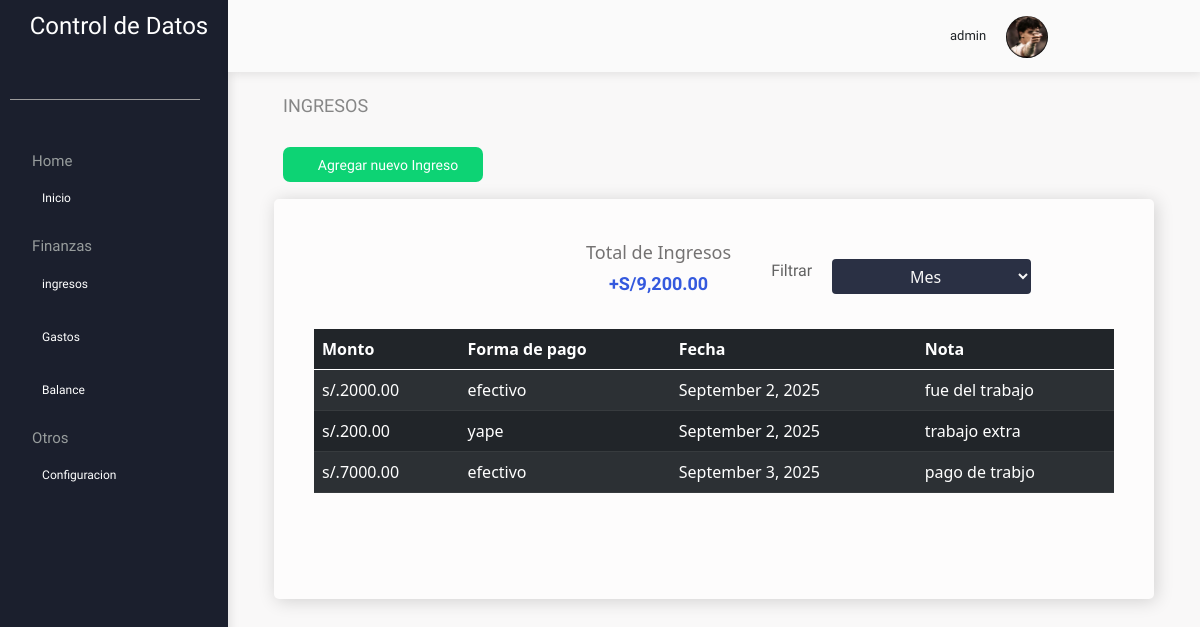
/ingreso.php (signed in), run on the app's committed database.
### tables this page shows
CREATE TABLE `ingresos` (
  `id_ingreso` int(11) NOT NULL,
  `id_usuario` int(11) DEFAULT NULL,
  `monto` decimal(10,2) DEFAULT NULL,
  `forma_pago` varchar(50) DEFAULT NULL,
  `fecha` date DEFAULT NULL,
  `nota` varchar(100) DEFAULT NULL
);

### modelo/tableIngreso.php (the view, shortened to what this page needs)
<?php
global $connection;
$id_usu = $_SESSION['id_usuario'];
$query = "SELECT i.monto, i.forma_pago, i.fecha, i.nota
          FROM ingresos AS i
          JOIN usuarios AS u ON i.id_usuario = u.id_usuario
          WHERE i.id_usuario = '$id_usu'";
$resultado = mysqli_query($connection, $query);
while ($fila = mysqli_fetch_assoc($resultado)) {
    $monto = $fila['monto'];
    $formaPago = $fila['forma_pago'];
    $fecha = $fila['fecha'];
    $nota = $fila['nota'];
    $fechaDateTime = new DateTime($fecha);
    $locale = Locale::getDefault();
    $formatter = new IntlDateFormatter($locale, IntlDateFormatter::LONG, IntlDateFormatter::NONE);
    $fechaFormateada = $formatter->format($fechaDateTime);
    ?>
    <tr>
        <td>s/.<?php echo $monto; ?></td>
        <td><?php echo $formaPago; ?></td>
        <td><?php echo $fechaFormateada; ?></td>
        <td><?php echo $nota; ?></td>
    </tr>
    <?php
}
?>

### ingreso.php (shortened to what this page needs)
<?php
    $nombre = $_SESSION['nombre'];
    $fotoPerfil = $_SESSION['foto_perfil'];
    $rutaFotoPerfil = "fotos/" . $fotoPerfil;
?>
<!DOCTYPE html>
<html lang="en">
<head>
    <link rel="stylesheet" href="css/reset.css">
    <link rel="stylesheet" href="bootstrap/css/bootstrap.css">
    <link rel="stylesheet" href="bootstrap/js/bootstrap.min.js">
    <link rel="stylesheet" href="css/gasto/mobile.css">
    <link rel="stylesheet" href="css/ingresos/ingreso.css">
    <link rel='stylesheet' href='https://cdn-uicons.flaticon.com/uicons-thin-straight/css/uicons-thin-straight.css'>
    <link rel='stylesheet' href='https://cdn-uicons.flaticon.com/uicons-thin-rounded/css/uicons-thin-rounded.css'>
    <link rel='stylesheet' href='https://cdn-uicons.flaticon.com/uicons-regular-rounded/css/uicons-regular-rounded.css'>
    <link rel='stylesheet' href='https://cdn-uicons.flaticon.com/uicons-solid-rounded/css/uicons-solid-rounded.css'>
    <link rel='stylesheet' href='https://cdn-uicons.flaticon.com/uicons-bold-rounded/css/uicons-bold-rounded.css'>
</head>
<body>
    <header>
        <nav class="navcontainer">
            <div class="logo">
                <figure class="logo__icon">
                </figure>
                <p class="logo__text">Control de Datos</p>
            </div>
            <span class="navcontainer__line"></span>
            <ul class="list">
                <span class="list__title">Home</span>
                <li class="list__item">
                    <a href="./inicio.php" class="list__link">
                        <p>Inicio</p>
                    </a>
                </li>
                <span class="list__title">Finanzas</span>
                <li class="list__item">
                    <a href="./ingreso.php" class="list__link">
                        <p>ingresos</p>
                    </a>
                </li>
                <li class="list__item">
                    <a href="./gasto.php" class="list__link">
                        <p>Gastos</p>
                    </a>
                </li>
                <li class="list__item">
                    <a href="./balance.php" class="list__link">
                        <p>Balance</p>
                    </a>
                </li>
                <span class="list__title">Otros</span>
                <li class="list__item">
                    <a href="configuracion.php" class="list__link">
                        <p>Configuracion</p>
                    </a>
                </li>
            </ul>
        </nav>
    </header>
    <main>
        <div class="head-container">
            <div class="user">
                <p class="user__name"><?php echo $nombre;?></p>
                <div class="user__img">
                    <img src="<?php echo $rutaFotoPerfil;?>" alt="" class="image">
                </div>
            </div>
        </div>
        <section class="spend">
            <p class="spend__title">INGRESOS</p>
            <div class="btn-container">
                <button class="btn-container__btn" id="openModalBtn">
                    <p>Agregar nuevo Ingreso</p>
                </button>
            </div>
            <div class="table-container">
                <div class="container">
                    <div class="table-container__information">
                        <div class="table-container__texts">
                            <p>Total de Ingresos</p>
                            <p class="text">+<span>S/</span><?php require 'modelo/totalIngreso.php' ?></p>
                        </div>
                    </div>
                    <div class="table-container__cta">
                        <p>Filtrar</p>
                        <select class="select-container" id="input-select">
                            <option selected disabled>Mes</option>
                        </select>
                    </div>
                </div>
                <div class="table-container__table">
                    <table class="table table-dark table-striped">
                        <thead>
                            <th>Monto</th>
                            <th>Forma de pago</th>
                            <th>Fecha</th>
                            <th>Nota</th>
                        </thead>
                        <tbody id="gastos-table-body">
                            <?php require 'modelo/tableIngreso.php'?>
                        </tbody>
                    </table>
                </div>
            </div>
        </section>
    </main>
</body>
</html>

### modelo/totalIngreso.php (shortened to what this page needs)
<?php
$id_usu = $_SESSION['id_usuario'];
global $connection;
$query = "SELECT SUM(monto) AS total FROM ingresos WHERE id_usuario = '$id_usu'";
$resultado = mysqli_query($connection, $query);
$fila = mysqli_fetch_assoc($resultado);
$totalIngresos = $fila['total'];
$totalIngresosFormateado = number_format($totalIngresos, 2);
echo $totalIngresosFormateado;
?>

### css/ingresos/ingreso.css (style rules this page uses)
body { display: flex; height: 100vh; background: #f9f8f8; }
main { width: 100vw; }
.navcontainer { height: 100%; width: 228px; background: #1B1F2D; padding: .1px; box-shadow: 2px 2px 10px rgba(0, 0, 0,.10); }
.logo { display: flex; justify-content: center; width: 100%; }
.logo__text { color: #fff; font-size: 1.50rem; text-align: center; font-family: 'B612', sans-serif; margin-top: 8px; }
.navcontainer__line { display: block; border-bottom: 1.89px solid #9C9B9B; text-align: center; width: 190px; margin: 0px 10px 0px 10px; }
.list { display: flex; flex-direction: column; align-items: flex-start; margin-top: 50px; list-style: none; gap: 10px; margin-left: 0; }
.list__title { font-size: 15px; font-family: 'B612', sans-serif; color: #c7cdc8b8; }
.list__link { display: flex; text-decoration: none; gap: 8px; width: 200px; padding: 2px; }
.list__link p { font-size: 12px; margin-top: 5px; color: #fff; font-family: 'B612', sans-serif; }
.head-container { display: flex; justify-content: end; width:100%; height: 4.5rem; background: #FAFAFA; box-shadow: 2px 2px 10px rgba(0, 0, 0,.10); align-items: center; }
.user { display: flex; gap:20px; width: 250px; }
.user__img { height: 42px; width: 42px; margin-top: 5px; }
.image { width: 100%; height: 100%; object-fit: cover; border-radius: 50px; }
.user__name { padding-top: 15px; font-family: 'B612', sans-serif; font-size: 13px; }
.spend { display: flex; flex-direction: column; gap: 2px; }
.spend__title { font-size: 18px; font-family: 'B612', sans-serif; margin-top: 20px; color: #868686; margin-left: 55px; }
.btn-container { margin-left: 55px; }
.btn-container__btn { display: flex; justify-content: center; align-items: center; gap: 10px; padding-top: 6px; border: none; text-align: center; border-radius: 7px; width: 200px; height: 35px; background: #0DD374; margin-bottom: 15px; margin-top: 10px; }
.btn-container__btn p { color: #fff; text-align: center; font-family: 'B612', sans-serif; font-size: 14px; margin-top: 12px; }
.table-container { display: flex; gap: 10px; flex-direction: column; height: 400px; max-height: 400px; min-height: 400; width: 55rem; padding: 40px; background: #FDFCFC; box-shadow: 2px 2px 18px rgba(0, 0, 0,.16); border-radius: 5px; margin: auto; }
.container { display: flex; gap: 40px; width: 600px; height: 60px; margin-left: 250px; }
.table-container__information { display: flex; gap: 10px; }
.table-container__texts { display: flex; flex-direction: column; gap: 2px; }
.table-container__texts p { color: #747272; font-size: 18px; text-align: center; }
p.text { margin-top: -14px; color: #3459DE; font-family: 'B612', sans-serif; font-weight: bold; }
.table-container__table { margin-top: 20px; }
.table-container__cta { margin-top: 20px; display: flex; height: 35px; width: 260px; gap:20px; }
.table-container__cta p { color: #626262; font-family: 'B612', sans-serif; }
.table-container__cta select { height: 100%; width: 100%; background: #2A3044; border-radius: 4px; color:#f9f8f8; border: none; }
.table-container__cta select option { text-align: center; }
.table-container__table { overflow-y: auto; }
.table-container__table thead { position: sticky; top: 0; }

### data on the page
ingresos: monto "2000.00", forma_pago "efectivo", fecha "September 2, 2025", nota "fue del trabajo"
ingresos: monto "200.00", forma_pago "yape", fecha "September 2, 2025", nota "trabajo extra"
ingresos: monto "7000.00", forma_pago "efectivo", fecha "September 3, 2025", nota "pago de trabjo"

### other printed values
$nombre "admin"
$totalIngresosFormateado "9,200.00"
